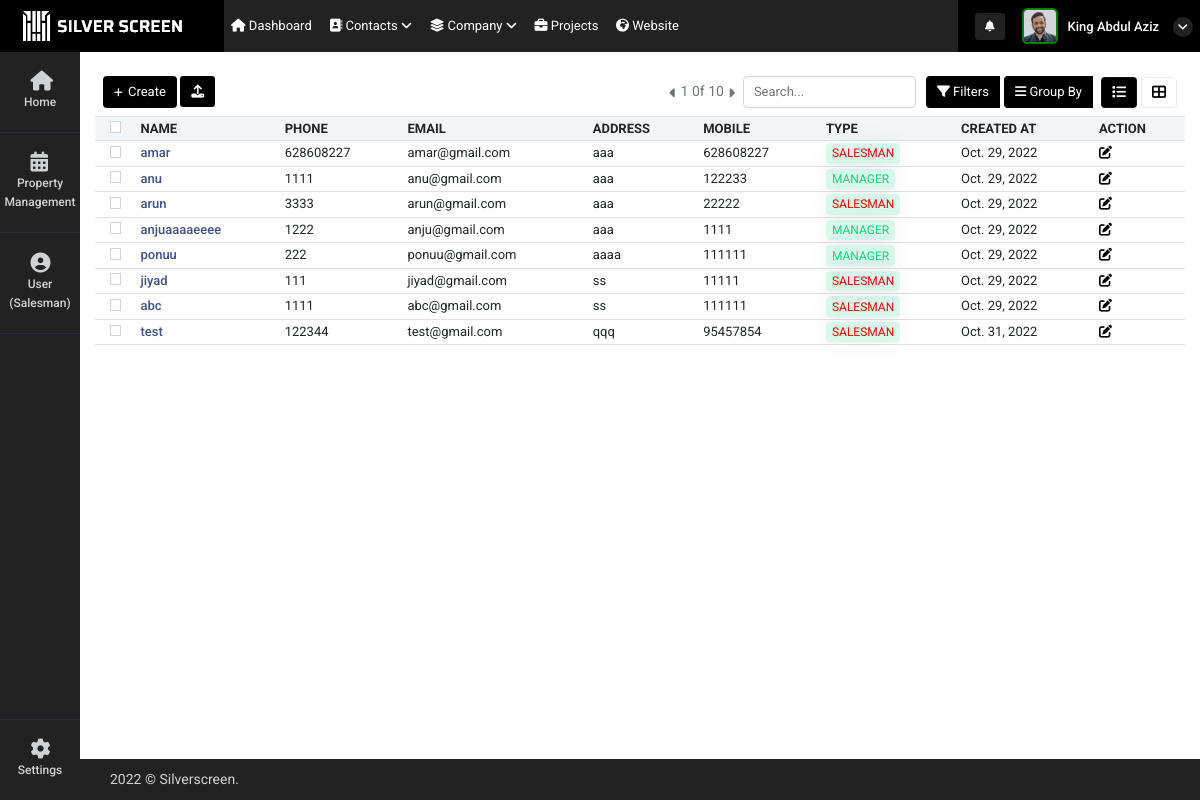
The app's page /user_management (signed in), older data.
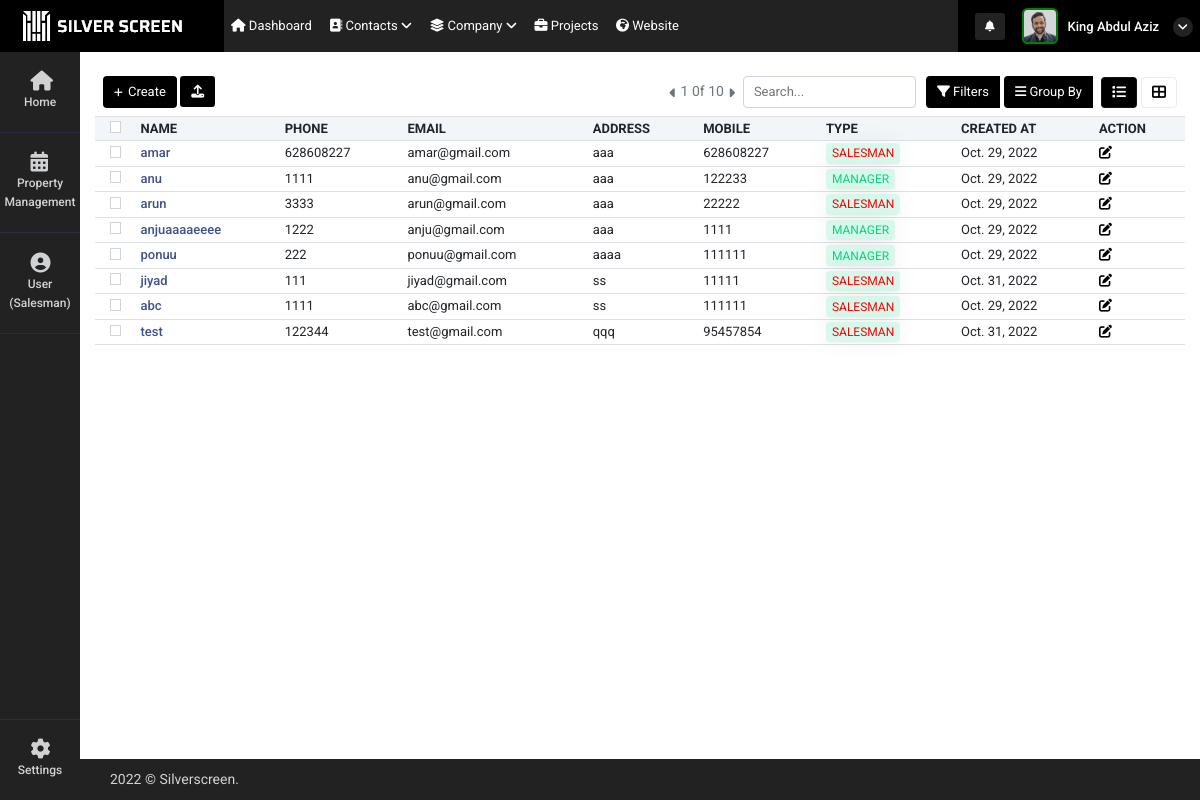
The same page, newer data.
### super_admin/models.py (models this page shows)
class common(models.Model):  # COMM0N
    dt = models.DateField(auto_now=True)
    tm = models.TimeField(auto_now=True)
    updated = models.DateTimeField(default=timezone.now)
    status = models.CharField(max_length=255, null=True)
    class Meta:
        abstract = True

class user_Details(common):
    auth_user = models.ForeignKey(User,on_delete=models.CASCADE,related_name="auth_user_login_id", null=True)
    name = models.CharField(max_length=255,null=True)
    phone = models.CharField(max_length=255,null=True)
    email = models.EmailField(null=True)
    mobile = models.CharField(max_length=255,null=True)
    emp_id = models.CharField(max_length=255,null=True)
    address1 = models.CharField(max_length=255,null=True)
    address2 = models.CharField(max_length=255,null=True)
    city = models.CharField(max_length=255,null=True)
    state = models.CharField(max_length=255,null=True)
    country = models.CharField(max_length=255,null=True)
    zip = models.CharField(max_length=255,null=True)
    password_geration_type = models.CharField(max_length=255,choices=password_generate_option,null=True)
    user_type = models.CharField(max_length=255,choices=login_user_type,null=True)
    atatchment = models.FileField(upload_to="user_image",null=True)
    created_by = models.ForeignKey(User,on_delete=models.CASCADE,related_name="added_by_user_id", null=True)

### super_admin/views.py (the view)
# urls.py: path('user_management',views.user_management,name='user_management'),
def user_management(request):
    user_data = user_Details.objects.all()
    context = {
        'user_data':user_data
    }
    return render(request,'super_admin/user_management.html',context)

### super_admin/templatetags/notification.py (called while the page is built)
@register.filter(name='get_notifications')
def get_notifications(value,args):
    user_dat = User.objects.get(id=value.id)
    st = user_dat.is_superuser
    data_count = ''
    if st == True:
        pass
    else:
        user_data = user_Details.objects.get(auth_user=value.id)
        data_count = user_request_plot.objects.filter(manager_id_id=user_data.id).count()
    return data_count

### super_admin/templates/super_admin/user_management.html (shortened to what the changed rows need)
    {% extends "super_admin/base.html" %}
    {% block content %}
    <div class="container-fluid mt-4">
        <div class="tab-content">
            <div class="tab-pane active" id="home1" role="tabpanel">
                <div class="tab-content">
                    <div class="tab-pane active" id="ho" role="tabpanel">
                        <div class="table-responsive mb-1  mt-2">
                            <table class="table table-nowrap align-middle"
                                id="orderTable">
                                <thead class="table-light">
                                    <tr class="text-uppercase">
                                        <th scope="col" style="width: 25px;">
                                            <div class="checkall">
                                                <input class="form-check-input checkField"
                                                    type="checkbox"
                                                    data-checkall-trigger="group1">
                                            </div>
                                        </th>
                                        <th class="sort"
                                            data-sort="customer_name">
                                            Name</th>
                                        <th class="sort"
                                            data-sort="product_name">
                                           Phone
                                        </th>
                                        <th class="sort" data-sort="date">Email</th>
                                        <th class="sort" data-sort="date">Address</th>
                                        <th class="sort" data-sort="company">
                                           Mobile
                                        </th>
                                        <th class="sort" data-sort="company">
                                            Type
                                         </th>
                                        <th class="sort" data-sort="company">
                                           Created At
                                        </th>
                                        <th>
                                            Action
                                        </th>
                                    </tr>
                                </thead>
                                <tbody class="list form-check-all">
                                    {% for i in user_data  %}
                                    <tr>
                                        <th scope="row">
                                            <input
                                                class="form-check-input checkField"
                                                type="checkbox"
                                                data-checkall-group="group1"
                                                id="checkbox1-1">
                                        </th>
                                        <td class="id"><a href="#"
                                                class="fw-medium link-primary">{{i.name}}</a>
                                        </td>
                                        <td class="customer_name">{{i.phone}}
                                        </td>
                                        <td class="product_name">{{i.email}}</td>
                                        <td class="date">{{i.address1}}</td>
                                        <td class="date">{{i.mobile}}</td>
                                        <td class="company">
                                            {% if i.user_type == "manager" %}
                                            <span
                                                class="badge badge-soft-success text-uppercase">Manager</span>
                                            {% elif i.user_type == "salesman"  %}
                                            <span style="color: red!important"
                                                class="badge badge-soft-success text-uppercase">Salesman</span>
                                            {% endif %}
                                            </td>
                                        <td class="status">{{i.dt}}
                                        </td>
                                        <td>
                                            <a href="user_edit?id={{i.id}}"><i style="color: black;" class="fas fa-edit"></i></a>
                                        </td>
                                    </tr>
                                    {% endfor %}
                                </tbody>
                            </table>
                        </div>
                    </div>
                </div>
            </div>
        </div>
        </div>
    {% endblock %}

Row changes from the older to the newer data that the page shows:
changed user_Details "jiyad": dt "Oct. 29, 2022" → "Oct. 31, 2022"
